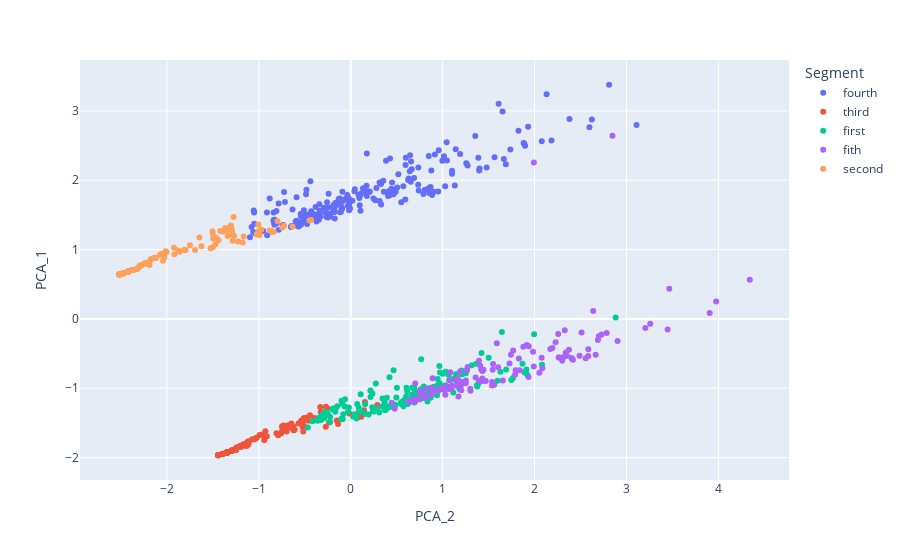

Source (notebook cell):
### Code cell
# lets plot clusters
x_axis = df_segm_pca_kmeans["Component_2"]
y_axis = df_segm_pca_kmeans["Component_1"]
cluster = df_segm_pca_kmeans['Segment']

fig = px.scatter(df_segm_pca_kmeans, x=x_axis, y=y_axis, color=cluster)
fig.update_layout( xaxis_title="PCA_2", yaxis_title="PCA_1")
fig.show()
#this is plotly scatter for PC1 & PC2
